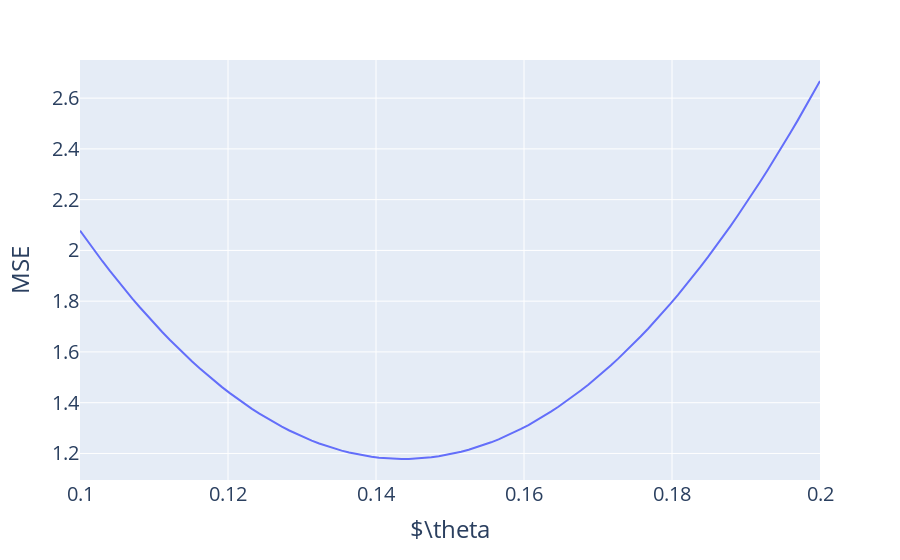

Notebook code cell kept with this figure:
### Code cell
# to find the best theta, make a plot
# plot MSE vs theta, showing off how to set xaxis_title and yaxis_title
fig = px.line(x = thetas, y = mses)
fig.update_layout(
    xaxis_title = r'$\theta',
    yaxis_title = 'MSE',
    font_size = 20
)
